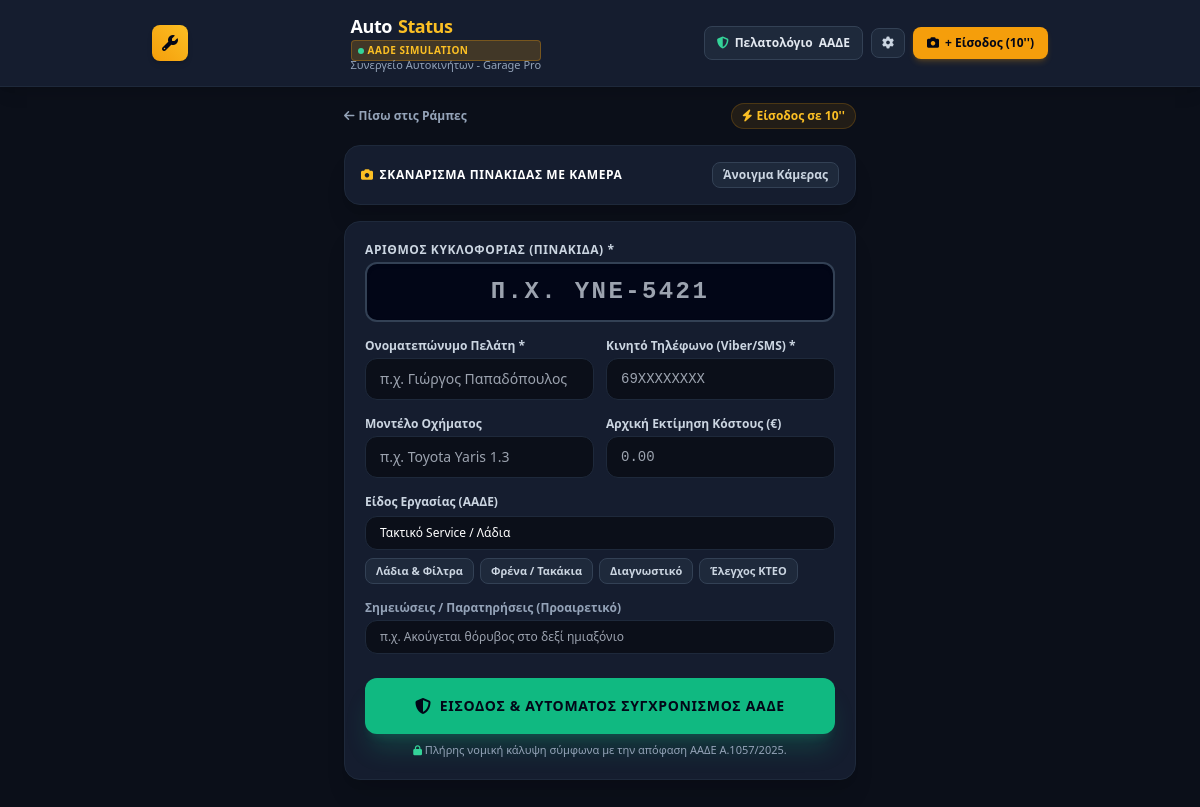
Page /intake on the committed database.
### models.py (models this page shows, shortened)
class GarageSettings(db.Model):
    __tablename__ = 'garage_settings'
    id = db.Column(db.Integer, primary_key=True)
    garage_name = db.Column(db.String(120), default="Συνεργείο Αυτοκινήτων - Garage Pro")
    vat_number = db.Column(db.String(20), default="094123456")
    aade_user_id = db.Column(db.String(100), default="workshop_test_user")
    aade_subscription_key = db.Column(db.String(150), default="demo_key_sub_2026")
    aade_env = db.Column(db.String(20), default="sandbox")  # sandbox, production, simulation
    last_test_date = db.Column(db.DateTime, nullable=True)
    last_test_status = db.Column(db.String(50), default="UNVERIFIED")
    last_test_message = db.Column(db.String(255), nullable=True)
    @classmethod
    def get_settings(cls):
        settings = cls.query.first()
        return settings

### app.py (the view, shortened to what this page needs)
@app.route('/intake', methods=['GET', 'POST'])
def intake():
    return render_template('intake.html')

### app.py (called while the page is built)
@app.context_processor
def inject_settings():
    settings = GarageSettings.get_settings()
    return dict(aade_settings=settings)

### templates/intake.html (shortened to what this page needs)
{% extends "base.html" %}
{% block content %}
<div class="max-w-lg mx-auto space-y-4">
    <div class="flex items-center justify-between">
        <a href="/" class="text-xs text-slate-400 hover:text-white flex items-center gap-1 font-semibold">
            <i class="fa-solid fa-arrow-left"></i>
            <span>Πίσω στις Ράμπες</span>
        </a>
        <span class="text-xs font-bold text-amber-400 flex items-center gap-1 bg-amber-500/10 px-2.5 py-1 rounded-full border border-amber-500/20">
            <i class="fa-solid fa-bolt"></i> Είσοδος σε 10''
        </span>
    </div>
    <div class="bg-garage-800 border border-garage-700 rounded-2xl p-4 shadow-xl space-y-3">
        <div class="flex items-center justify-between">
            <span class="text-xs font-extrabold text-white flex items-center gap-1.5 uppercase tracking-wider">
                <i class="fa-solid fa-camera text-amber-400"></i>
                Σκανάρισμα Πινακίδας με Κάμερα
            </span>
            <button type="button" id="toggleCameraBtn" onclick="toggleCamera()" class="px-2.5 py-1 bg-garage-700 text-xs font-bold text-slate-300 rounded-lg border border-garage-600 hover:bg-garage-600">
                Άνοιγμα Κάμερας
            </button>
        </div>
    </div>
    <form action="/intake" method="POST" class="bg-garage-800 border border-garage-700 rounded-2xl p-5 shadow-xl space-y-4">
        <div>
            <label class="block text-xs font-extrabold text-slate-300 uppercase tracking-wider mb-1">
                Αριθμός Κυκλοφορίας (Πινακίδα) *
            </label>
            <div class="relative">
                <input type="text" id="plateInput" name="plate" required autofocus
                    placeholder="π.χ. ΥΝΕ-5421"
                    oninput="handlePlateInput(this)"
                    class="w-full bg-slate-950 border-2 border-slate-700 focus:border-amber-400 rounded-xl px-4 py-3 text-2xl font-mono font-black text-amber-300 uppercase tracking-widest text-center shadow-inner focus:outline-none transition">
            </div>
        </div>
        <div class="grid grid-cols-1 sm:grid-cols-2 gap-3">
            <div>
                <label class="block text-xs font-bold text-slate-300 mb-1">Ονοματεπώνυμο Πελάτη *</label>
                <input type="text" id="ownerNameInput" name="owner_name" required placeholder="π.χ. Γιώργος Παπαδόπουλος"
                    class="w-full bg-garage-900 border border-garage-700 rounded-xl px-3.5 py-2.5 text-sm text-white focus:outline-none focus:border-amber-400">
            </div>
            <div>
                <label class="block text-xs font-bold text-slate-300 mb-1">Κινητό Τηλέφωνο (Viber/SMS) *</label>
                <input type="tel" id="ownerPhoneInput" name="owner_phone" required placeholder="69XXXXXXXX"
                    class="w-full bg-garage-900 border border-garage-700 rounded-xl px-3.5 py-2.5 text-sm text-white font-mono focus:outline-none focus:border-amber-400">
            </div>
        </div>
        <div class="grid grid-cols-1 sm:grid-cols-2 gap-3">
            <div>
                <label class="block text-xs font-bold text-slate-300 mb-1">Μοντέλο Οχήματος</label>
                <input type="text" id="carModelInput" name="car_model" placeholder="π.χ. Toyota Yaris 1.3"
                    class="w-full bg-garage-900 border border-garage-700 rounded-xl px-3.5 py-2.5 text-sm text-white focus:outline-none focus:border-amber-400">
            </div>
            <div>
                <label class="block text-xs font-bold text-slate-300 mb-1">Αρχική Εκτίμηση Κόστους (€)</label>
                <input type="number" step="0.5" name="initial_cost" placeholder="0.00"
                    class="w-full bg-garage-900 border border-garage-700 rounded-xl px-3.5 py-2.5 text-sm text-white font-mono focus:outline-none focus:border-amber-400">
            </div>
        </div>
        <div>
            <label class="block text-xs font-bold text-slate-300 mb-1.5">Είδος Εργασίας (ΑΑΔΕ)</label>
            <input type="text" id="serviceTypeInput" name="service_type" value="Τακτικό Service / Λάδια" required
                class="w-full bg-garage-900 border border-garage-700 rounded-xl px-3.5 py-2 text-xs text-white mb-2 focus:outline-none focus:border-amber-400">
            <div class="flex flex-wrap gap-1.5">
                <button type="button" onclick="setServiceType('Τακτικό Service / Λάδια')" class="px-2.5 py-1 bg-garage-700 hover:bg-garage-600 rounded-lg text-[11px] font-semibold text-slate-300 border border-garage-600">
                    Λάδια & Φίλτρα
                </button>
                <button type="button" onclick="setServiceType('Φρένα / Τακάκια')" class="px-2.5 py-1 bg-garage-700 hover:bg-garage-600 rounded-lg text-[11px] font-semibold text-slate-300 border border-garage-600">
                    Φρένα / Τακάκια
                </button>
                <button type="button" onclick="setServiceType('Διαγνωστικός Έλεγχος')" class="px-2.5 py-1 bg-garage-700 hover:bg-garage-600 rounded-lg text-[11px] font-semibold text-slate-300 border border-garage-600">
                    Διαγνωστικό
                </button>
                <button type="button" onclick="setServiceType('Προετοιμασία ΚΤΕΟ')" class="px-2.5 py-1 bg-garage-700 hover:bg-garage-600 rounded-lg text-[11px] font-semibold text-slate-300 border border-garage-600">
                    Έλεγχος ΚΤΕΟ
                </button>
            </div>
        </div>
        <div>
            <label class="block text-xs font-bold text-slate-400 mb-1">Σημειώσεις / Παρατηρήσεις (Προαιρετικό)</label>
            <input type="text" name="notes" placeholder="π.χ. Ακούγεται θόρυβος στο δεξί ημιαξόνιο"
                class="w-full bg-garage-900 border border-garage-700 rounded-xl px-3.5 py-2 text-xs text-slate-300 focus:outline-none focus:border-amber-400">
        </div>
        <div class="pt-2">
            <button type="submit" class="w-full py-4 bg-emerald-500 hover:bg-emerald-400 text-slate-950 font-black text-sm uppercase tracking-wider rounded-xl shadow-xl shadow-emerald-500/20 active:scale-95 transition flex items-center justify-center gap-2">
                <i class="fa-solid fa-shield-halved text-base"></i>
                <span>Είσοδος & Αυτόματος Συγχρονισμός ΑΑΔΕ</span>
            </button>
            <p class="text-[11px] text-center text-slate-400 mt-2">
                <i class="fa-solid fa-lock text-[10px] text-emerald-400"></i> Πλήρης νομική κάλυψη σύμφωνα με την απόφαση ΑΑΔΕ Α.1057/2025.
            </p>
        </div>
    </form>
</div>
{% endblock %}

### templates/base.html (shortened to what this page needs)
<!DOCTYPE html>
<html lang="el" class="dark">
<head>
    <script src="https://cdn.tailwindcss.com"></script>
    <link rel="stylesheet" href="https://cdnjs.cloudflare.com/ajax/libs/font-awesome/6.4.0/css/all.min.css">
    <link rel="stylesheet" href="/static/css/style.css">
</head>
<body class="bg-garage-900 text-slate-100 min-h-screen flex flex-col font-sans antialiased select-none">
    <header class="bg-garage-800 border-b border-garage-700 sticky top-0 z-40 shadow-lg px-4 py-3">
        <div class="max-w-4xl mx-auto flex items-center justify-between">
            <a href="/" class="flex items-center space-x-2 group">
                <div class="w-9 h-9 rounded-lg bg-gradient-to-tr from-amber-500 to-amber-400 flex items-center justify-center text-slate-950 font-black shadow-md">
                    <i class="fa-solid fa-wrench"></i>
                </div>
                <div>
                    <span class="font-extrabold text-lg tracking-tight text-white flex items-center gap-1.5">
                        Auto<span class="text-amber-400">Status</span>
                        <a href="/settings/aade" class="text-[10px] px-1.5 py-0.5 rounded border uppercase font-bold tracking-wider transition hover:opacity-80 flex items-center gap-1 {% if aade_settings.aade_env == 'production' %}bg-emerald-500/20 text-emerald-400 border-emerald-500/30{% elif aade_settings.aade_env == 'sandbox' %}bg-sky-500/20 text-sky-400 border-sky-500/30{% else %}bg-amber-500/20 text-amber-400 border-amber-500/30{% endif %}">
                            <span class="w-1.5 h-1.5 rounded-full {% if aade_settings.last_test_status == 'CONNECTED' %}bg-emerald-400 animate-pulse{% elif aade_settings.last_test_status == 'FAILED' %}bg-rose-400{% else %}bg-amber-400{% endif %}"></span>
                            <span>AADE {{ aade_settings.aade_env|upper }}</span>
                        </a>
                    </span>
                    <p class="text-[11px] text-slate-400 -mt-1 font-medium">{{ aade_settings.garage_name }}</p>
                </div>
            </a>
            <div class="flex items-center space-x-2">
                <a href="/aade" class="px-3 py-2 text-xs font-semibold bg-garage-700 hover:bg-garage-600 rounded-lg text-slate-200 border border-garage-600 flex items-center gap-1.5 transition">
                    <i class="fa-solid fa-shield-halved text-emerald-400"></i>
                    <span class="hidden sm:inline">Πελατολόγιο</span> ΑΑΔΕ
                </a>
                <a href="/settings/aade" title="Ρυθμίσεις myDATA API" class="px-2.5 py-2 text-xs font-semibold bg-garage-700 hover:bg-garage-600 rounded-lg text-slate-300 border border-garage-600 flex items-center transition">
                    <i class="fa-solid fa-gear"></i>
                </a>
                <a href="/intake" class="px-3.5 py-2 text-xs font-bold bg-amber-500 hover:bg-amber-400 text-slate-950 rounded-lg flex items-center gap-1.5 shadow-md shadow-amber-500/20 active:scale-95 transition">
                    <i class="fa-solid fa-camera"></i>
                    <span>+ Είσοδος (10'')</span>
                </a>
            </div>
        </div>
    </header>
    <main class="flex-1 max-w-4xl w-full mx-auto p-4 pb-20">
        {% block content %}{% endblock %}
    </main>
</body>
</html>

### static/css/style.css (style rules this page uses)
html, body { touch-action: manipulation; -webkit-tap-highlight-color: transparent; }

### rows in the picture
GarageSettings: aade_env "SIMULATION", garage_name "Συνεργείο Αυτοκινήτων - Garage Pro"
